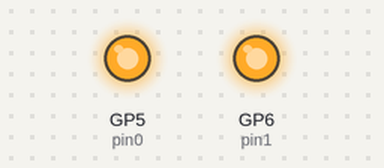
A program run on a simulated Raspberry Pi Pico running CircuitPython. Parts: output pins drawn as LEDs (lit = HIGH).

Above: at 0.1 s.
Timing chart, 0 to 1.6 s (numbered marks = the images above):
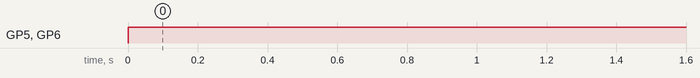

Measured:
- by itself, GP5 (pin0), GP6 (pin1): LOW → HIGH at 0.00 s

The program:

circuit_code.py
```python
import time
import array
import math
import audiocore
import board
import digitalio
import io
import audiobusio
import busio

audio = audiobusio.I2SOut(board.GP0, board.GP1, board.GP3)

fpga_clk = digitalio.DigitalInOut(board.GP2)
fpga_clk.direction = digitalio.Direction.INPUT
fpga_data = digitalio.DigitalInOut(board.GP4)
fpga_data.direction = digitalio.Direction.INPUT

pin0 = digitalio.DigitalInOut(board.GP5)
pin1 = digitalio.DigitalInOut(board.GP6)
pin0.direction = digitalio.Direction.OUTPUT
pin1.direction = digitalio.Direction.OUTPUT

pin0.value = True
pin1.value = True

spi_input = bytearray(64000)
final_wave = array.array("H", [0] * 32000)

state = 1
byte_index = 0
count = 0
data = 0
while byte_index < 64000:
  # Transition actions
  if state == 1: #Low to Low
    if(fpga_clk.value):
      state = 2 #If is high, change
    else:
      state = 1
  elif state == 2: #Low to High
    state = 3
  elif state == 3: #High to High
    if(fpga_clk.value):
      state = 3
    else:
      state = 4 #If is low, change
  elif state == 4: #High to Low
    state = 1

  # State Actions
  if state == 1:
    pass
  elif state == 2:
    if (count < 8):
      if (data.value):
        data = (data << 1) + 1
      else:
        data = data << 1
      count += 1
    else:
      spi_input[byte_index] = data
      count = 0
      byte_index += 1
      data = 0
      if ((byte_index % 2) == 0):
        pin0.value = True
      else:
        pin0.value = False
      if ((byte_index % 4) == 0):
        pin1.value = True
      else:
        pin1.value = False
  elif state == 3:
    pass
  elif state == 4:
    pass

while (final_wave[31999] == 0):
  pass


wave_file = io.open("hiloud.wav", "rb")
header = wave_file.read(44)
wave = array.array("H", [0] * 4000)
print(header)
for i in range(4000):
  # wave[i] = wave_file.read(1)
  raw = int.from_bytes(wave_file.read(2), byteorder='little')
  if raw > 32767:
    wave[i] = raw - 32768
  else:
    wave[i] = raw + 32768

raw_wave = audiocore.RawSample(wave, sample_rate=16000, single_buffer=False)


audio.play(raw_wave, loop=True)
while audio.playing:
  pass

print("Done!")
```
